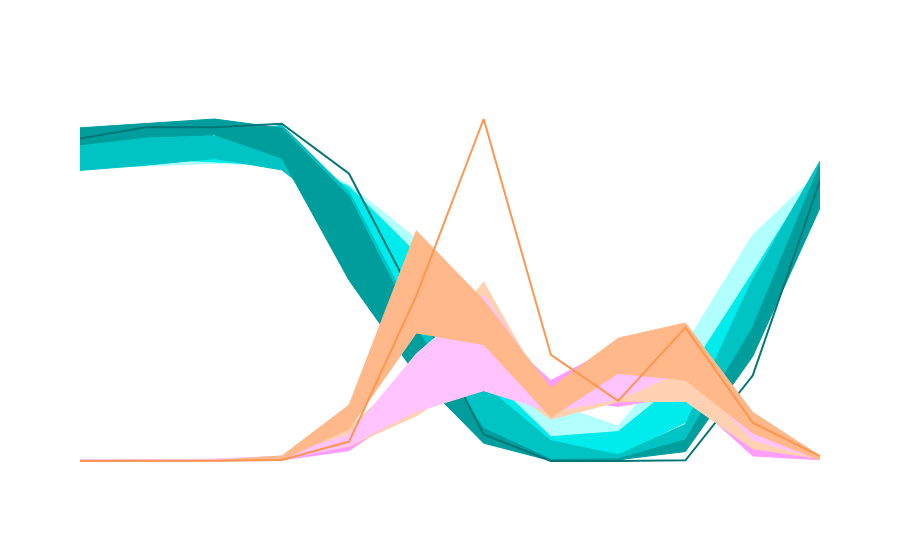

Notebook cell for this chart:
### Code cell
fig.update_layout(showlegend=False, xaxis_visible=False, yaxis_visible=False, yaxis2_visible = False, plot_bgcolor='rgba(0,0,0,0)', paper_bgcolor='rgba(0,0,0,0)', title='')
fig.show()
fig.write_image('/Users/casey/Desktop/blue-dot/reports/figures/final_shape.svg', width = 1250, height = 700)

### Figure 1 — Plotly figure (JSON) as saved in the notebook; plotly's stock layout.template omitted (floating-point values rounded to 4 significant figures)
{"data": [{"line": {"color": "#b1ffff", "width": 1}, "mode": "lines", "name": "1981-1990 25th Percentile Sea Ice", "showlegend": false, "type": "scatter", "x": [1, 2, 3, 4, 5, 6, 7, 8, 9, 10, 11, 12], "y": [0.1823, 0.1839, 0.1854, 0.184, 0.1537, 0.09223, 0.04034, 0.00829, 0.004449, 0.0268, 0.1163, 0.1688]}, {"fill": "tonexty", "fillcolor": "#b1ffff", "line": {"color": "#b1ffff", "width": 1}, "mode": "lines", "name": "1981-1990 75th Percentile Sea Ice", "showlegend": false, "type": "scatter", "x": [1, 2, 3, 4, 5, 6, 7, 8, 9, 10, 11, 12], "y": [0.1904, 0.1915, 0.1942, 0.1922, 0.1722, 0.1383, 0.06679, 0.03627, 0.02161, 0.07254, 0.141, 0.1805]}, {"line": {"color": "#00ebeb", "width": 1}, "mode": "lines", "name": "1991-2000 25th Percentile Sea Ice", "showlegend": false, "type": "scatter", "x": [1, 2, 3, 4, 5, 6, 7, 8, 9, 10, 11, 12], "y": [0.1869, 0.1884, 0.1863, 0.1843, 0.1501, 0.09435, 0.02789, 0.002854, 0.003659, 0.024, 0.07484, 0.1709]}, {"fill": "tonexty", "fillcolor": "#00ebeb", "line": {"color": "#00ebeb", "width": 1}, "mode": "lines", "name": "1991-2000 75th Percentile Sea Ice", "showlegend": false, "type": "scatter", "x": [1, 2, 3, 4, 5, 6, 7, 8, 9, 10, 11, 12], "y": [0.1902, 0.1933, 0.192, 0.1905, 0.1709, 0.1294, 0.05537, 0.01513, 0.01831, 0.05216, 0.1173, 0.1843]}, {"line": {"color": "#00c4c4", "width": 1}, "mode": "lines", "name": "2001-2010 25th Percentile Sea Ice", "showlegend": false, "type": "scatter", "x": [1, 2, 3, 4, 5, 6, 7, 8, 9, 10, 11, 12], "y": [0.1811, 0.1844, 0.1885, 0.1814, 0.1486, 0.07514, 0.01292, 0.0009088, 0.0003171, 0.009887, 0.07575, 0.1668]}, {"fill": "tonexty", "fillcolor": "#00c4c4", "line": {"color": "#00c4c4", "width": 1}, "mode": "lines", "name": "2001-2010 75th Percentile Sea Ice", "showlegend": false, "type": "scatter", "x": [1, 2, 3, 4, 5, 6, 7, 8, 9, 10, 11, 12], "y": [0.2031, 0.2064, 0.2026, 0.2092, 0.1679, 0.08739, 0.04732, 0.01262, 0.003851, 0.02286, 0.1133, 0.187]}, {"line": {"color": "#009d9d", "width": 1}, "mode": "lines", "name": "2011-2022 25th Percentile Sea Ice", "showlegend": false, "type": "scatter", "x": [1, 2, 3, 4, 5, 6, 7, 8, 9, 10, 11, 12], "y": [0.197, 0.2019, 0.2033, 0.1888, 0.1125, 0.05362, 0.01113, 0.0001882, 0.0007995, 0.005867, 0.06517, 0.1577]}, {"fill": "tonexty", "fillcolor": "#009d9d", "line": {"color": "#009d9d", "width": 1}, "mode": "lines", "name": "2011-2022 75th Percentile Sea Ice", "showlegend": false, "type": "scatter", "x": [1, 2, 3, 4, 5, 6, 7, 8, 9, 10, 11, 12], "y": [0.2076, 0.2104, 0.2131, 0.2074, 0.1646, 0.0824, 0.02023, 0.001029, 0.001408, 0.01318, 0.08318, 0.1848]}, {"line": {"color": "#ff9dff", "width": 1}, "mode": "lines", "name": "1981-1990 25th Percentile Water Temp", "showlegend": false, "type": "scatter", "x": [1, 2, 3, 4, 5, 6, 7, 8, 9, 10, 11, 12], "y": [0.00984, 0.006824, 0.006228, 0.01476, 0.1485, 0.7981, 1.215, 0.9086, 0.7856, 0.9443, 0.07362, 0.01776], "yaxis": "y2"}, {"fill": "tonexty", "fillcolor": "#ff9dff", "line": {"color": "#ff9dff", "width": 1}, "mode": "lines", "name": "1981-1990 75th Percentile Water Temp", "showlegend": false, "type": "scatter", "x": [1, 2, 3, 4, 5, 6, 7, 8, 9, 10, 11, 12], "y": [0.01439, 0.01916, 0.02198, 0.06803, 0.2082, 1.226, 2.027, 1.158, 1.669, 1.613, 0.2711, 0.02773], "yaxis": "y2"}, {"line": {"color": "#ffd0b1", "width": 1}, "mode": "lines", "name": "1991-2000 25th Percentile Water Temp", "showlegend": false, "type": "scatter", "x": [1, 2, 3, 4, 5, 6, 7, 8, 9, 10, 11, 12], "y": [0.01435, 0.007206, 0.008776, 0.03311, 0.2134, 0.6503, 1.281, 0.6002, 0.8525, 0.8585, 0.1768, 0.03354], "yaxis": "y2"}, {"fill": "tonexty", "fillcolor": "#ffd0b1", "line": {"color": "#ffd0b1", "width": 1}, "mode": "lines", "name": "1991-2000 75th Percentile Water Temp", "showlegend": false, "type": "scatter", "x": [1, 2, 3, 4, 5, 6, 7, 8, 9, 10, 11, 12], "y": [0.02091, 0.01354, 0.01992, 0.04602, 0.4797, 1.365, 2.576, 0.8519, 1.581, 1.877, 0.354, 0.05677], "yaxis": "y2"}, {"line": {"color": "#ffc4ff", "width": 1}, "mode": "lines", "name": "2001-2010 25th Percentile Water Temp", "showlegend": false, "type": "scatter", "x": [1, 2, 3, 4, 5, 6, 7, 8, 9, 10, 11, 12], "y": [0.001578, 0.002814, 0.0003089, 0.01572, 0.2246, 0.7112, 1.012, 0.71, 0.888, 1.305, 0.307, 0.02327], "yaxis": "y2"}, {"fill": "tonexty", "fillcolor": "#ffc4ff", "line": {"color": "#ffc4ff", "width": 1}, "mode": "lines", "name": "2001-2010 75th Percentile Water Temp", "showlegend": false, "type": "scatter", "x": [1, 2, 3, 4, 5, 6, 7, 8, 9, 10, 11, 12], "y": [0.02334, 0.01566, 0.02714, 0.0688, 0.3766, 1.542, 2.381, 0.9895, 1.529, 1.878, 0.6258, 0.0557], "yaxis": "y2"}, {"line": {"color": "#ffb889", "width": 1}, "mode": "lines", "name": "2011-2022 25th Percentile Water Temp", "showlegend": false, "type": "scatter", "x": [1, 2, 3, 4, 5, 6, 7, 8, 9, 10, 11, 12], "y": [0.001302, 0.0002941, 0.0008537, 0.01873, 0.4623, 1.842, 1.675, 0.629, 1.262, 1.164, 0.4035, 0.0138], "yaxis": "y2"}, {"fill": "tonexty", "fillcolor": "#ffb889", "line": {"color": "#ffb889", "width": 1}, "mode": "lines", "name": "2011-2022 75th Percentile Water Temp", "showlegend": false, "type": "scatter", "x": [1, 2, 3, 4, 5, 6, 7, 8, 9, 10, 11, 12], "y": [0.009207, 0.006511, 0.007968, 0.07228, 0.8055, 3.313, 2.311, 1.05, 1.767, 1.986, 0.7011, 0.07212], "yaxis": "y2"}, {"line": {"color": "#007676", "width": 2}, "mode": "lines", "showlegend": false, "type": "scatter", "x": [1, 2, 3, 4, 5, 6, 7, 8, 9, 10, 11, 12], "y": [0.2009, 0.2081, 0.2079, 0.2102, 0.179, 0.09838, 0.01651, 3.418e-05, 0, 0.0004361, 0.05319, 0.1748]}, {"line": {"color": "#ff954e", "width": 2}, "mode": "lines", "showlegend": false, "type": "scatter", "x": [1, 2, 3, 4, 5, 6, 7, 8, 9, 10, 11, 12], "y": [0.0006476, 2.872e-05, 0.004475, 0.01489, 0.2796, 2.375, 4.919, 1.526, 0.8642, 1.918, 0.5511, 0.07086], "yaxis": "y2"}], "layout": {"paper_bgcolor": "rgba(0,0,0,0)", "plot_bgcolor": "rgba(0,0,0,0)", "showlegend": false, "title": {"text": ""}, "xaxis": {"showgrid": false, "tickfont": {"size": 16}, "tickmode": "array", "ticktext": ["Jan", "Feb", "Mar", "Apr", "May", "Jun", "Jul", "Aug", "Sep", "Oct", "Nov", "Dec"], "tickvals": [1, 2, 3, 4, 5, 6, 7, 8, 9, 10, 11, 12], "title": {"font": {"size": 16}, "text": "Month"}, "visible": false}, "yaxis": {"showgrid": false, "tickfont": {"size": 16}, "title": {"font": {"size": 16}, "text": "Average Sea Ice Extent"}, "visible": false}, "yaxis2": {"overlaying": "y", "showgrid": false, "side": "right", "tickfont": {"size": 16}, "title": {"font": {"size": 16}, "text": "Average Water Temperature (°C)"}, "visible": false}}}
